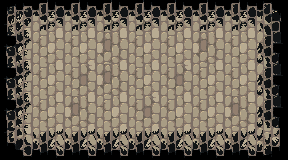

This game map was drawn from its Tiled (.tmx) file and the tilesets committed beside it. A one-line description and the full map source follow:
An orthogonal 9x5 tile map with 32x32 px tiles, 1 tile layer (Base).

<map version="1.5" tiledversion="1.7.0" orientation="orthogonal" renderorder="right-down" width="9" height="5" tilewidth="32" tileheight="32" infinite="0" nextlayerid="7" nextobjectid="1">
 <editorsettings>
  <export target="southarea.json" format="json" />
 </editorsettings>
 <tileset firstgid="1" name="terrain" tilewidth="32" tileheight="32" tilecount="2538" columns="54">
  <image source="../tiles/automapped/Tilesets/Tileset-Terrain.png" width="1759" height="1504" />
 </tileset>
 <layer id="6" name="Base" width="9" height="5">
  <data encoding="csv">
1490,1438,1438,1438,1438,1438,1438,1438,1494,
1544,1546,1546,1600,1546,1546,1600,1546,1548,
1544,1546,1545,1600,1546,1545,1546,1546,1548,
1544,1546,1600,1546,1545,1546,1546,1600,1548,
1653,1654,1654,1654,1654,1654,1654,1654,1655
</data>
 </layer>
</map>
